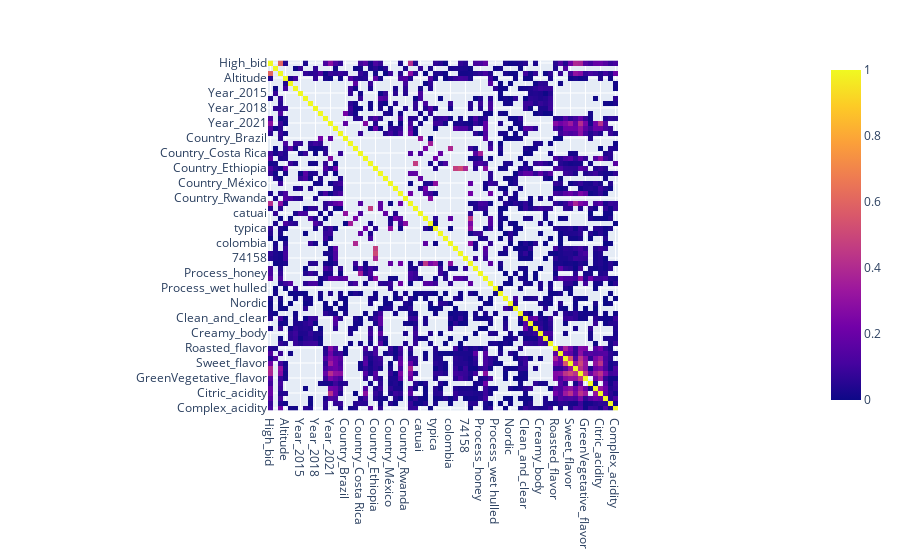

The notebook cell saved with this chart:
### Code cell
# use feature_set_2 to plot a heatmap of correlation, using plotly
import plotly.express as px
import plotly.graph_objects as go
# since there are too many features, we only plot the heatmap of correlation of features with High_bid (a row)

# correlation matrix
corr = data[feature_set_2].corr()
# only plot the heatmap of correlation of features with High_bid
# corr = corr[['High_bid']].T

# choose the positive correlation features
corr = corr[(corr > 0)]

fig = px.imshow(corr)
fig.show()

### Figure 1 — Plotly figure (JSON) as saved in the notebook; plotly's stock layout.template omitted (floating-point values rounded to 4 significant figures; data arrays with more than 128 entries replaced by an {"elided": "..."} marker saying what was removed)
{"data": [{"coloraxis": "coloraxis", "hovertemplate": "x: %{x}<br>y: %{y}<br>color: %{z}<extra></extra>", "name": "0", "type": "heatmap", "x": ["High_bid", "Rank", "COE_score", "Altitude", "Year_2013", "Year_2014", "Year_2015", "Year_2016", "Year_2017", "Year_2018", "Year_2019", "Year_2020", "Year_2021", "Year_2022", "Year_2023", "Country_Brazil", "Country_Burundi", "Country_Colombia", "Country_Costa Rica", "Country_Ecuador", "Country_El Salvador", "Country_Ethiopia", "Country_Guatemala", "Country_Honduras", "Country_México", "Country_Nicaragua", "Country_Perú", "Country_Rwanda", "geisha", "pacamara", "catuai", "caturra", "bourbon", "typica", "sl-28", "sl-34", "colombia", "74112", "74110", "74158", "mixed_variety", "Process_anaerobic", "Process_honey", "Process_natural", "Process_washed", "Process_wet hulled", "Asia", "North_America", "Nordic", "Europe", "Others", "Clean_and_clear", "Balance_cup", "Transparent_cup", "Creamy_body", "Big_body", "Long_aftertaste", "Roasted_flavor", "Spices_flavor", "NuttyCocoa_flavor", "Sweet_flavor", "Floral_flavor", "Fruity_flavor", "GreenVegetative_flavor", "Winey_flavor", "Malic_acidity", "Citric_acidity", "Tartaric_acidity", "Lactic_acidity", "Complex_acidity"], "xaxis": "x", "y": ["High_bid", "Rank", "COE_score", "Altitude", "Year_2013", "Year_2014", "Year_2015", "Year_2016", "Year_2017", "Year_2018", "Year_2019", "Year_2020", "Year_2021", "Year_2022", "Year_2023", "Country_Brazil", "Country_Burundi", "Country_Colombia", "Country_Costa Rica", "Country_Ecuador", "Country_El Salvador", "Country_Ethiopia", "Country_Guatemala", "Country_Honduras", "Country_México", "Country_Nicaragua", "Country_Perú", "Country_Rwanda", "geisha", "pacamara", "catuai", "caturra", "bourbon", "typica", "sl-28", "sl-34", "colombia", "74112", "74110", "74158", "mixed_variety", "Process_anaerobic", "Process_honey", "Process_natural", "Process_washed", "Process_wet hulled", "Asia", "North_America", "Nordic", "Europe", "Others", "Clean_and_clear", "Balance_cup", "Transparent_cup", "Creamy_body", "Big_body", "Long_aftertaste", "Roasted_flavor", "Spices_flavor", "NuttyCocoa_flavor", "Sweet_flavor", "Floral_flavor", "Fruity_flavor", "GreenVegetative_flavor", "Winey_flavor", "Malic_acidity", "Citric_acidity", "Tartaric_acidity", "Lactic_acidity", "Complex_acidity"], "yaxis": "y", "z": {"elided": "70x70 float values"}}], "layout": {"coloraxis": {"colorscale": [[0, "#0d0887"], [0.1111, "#46039f"], [0.2222, "#7201a8"], [0.3333, "#9c179e"], [0.4444, "#bd3786"], [0.5556, "#d8576b"], [0.6667, "#ed7953"], [0.7778, "#fb9f3a"], [0.8889, "#fdca26"], [1, "#f0f921"]]}, "margin": {"t": 60}, "xaxis": {"anchor": "y", "constrain": "domain", "domain": [0, 1], "scaleanchor": "y"}, "yaxis": {"anchor": "x", "autorange": "reversed", "constrain": "domain", "domain": [0, 1]}}}
